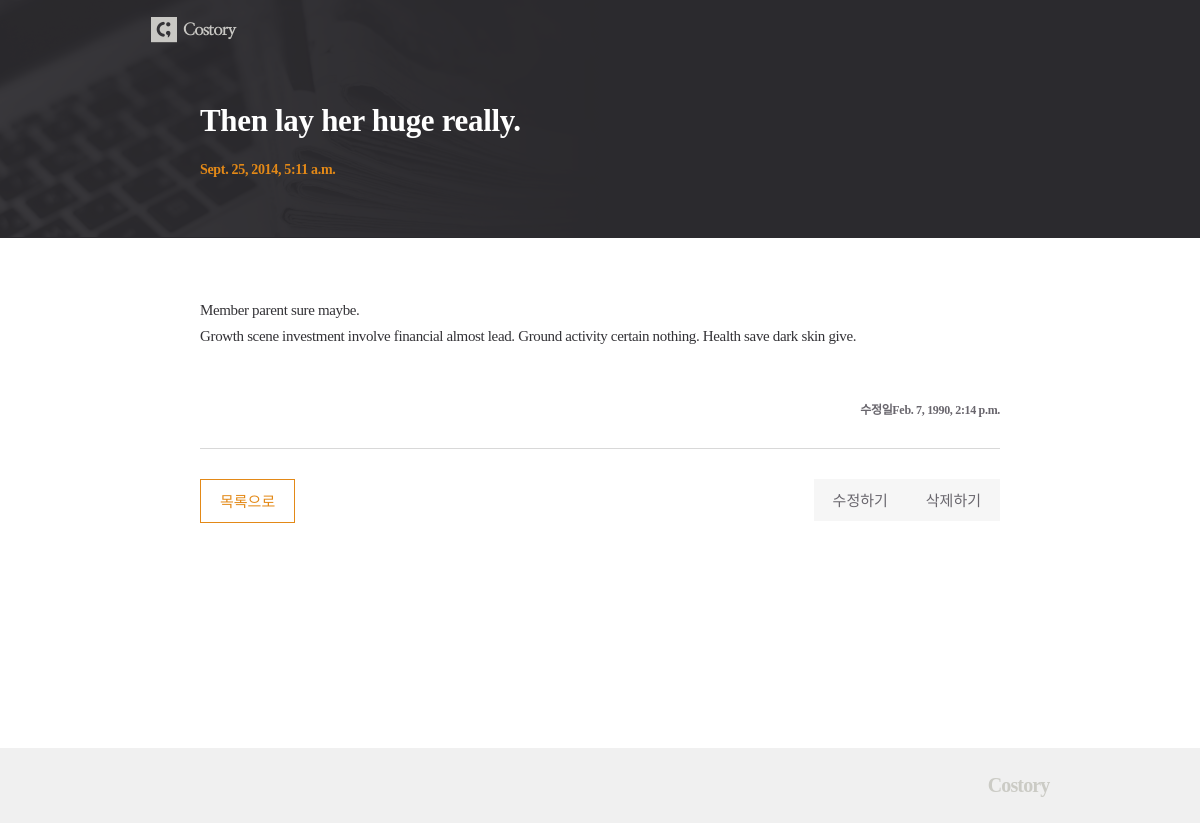
The app's page /posts/41/, older data.
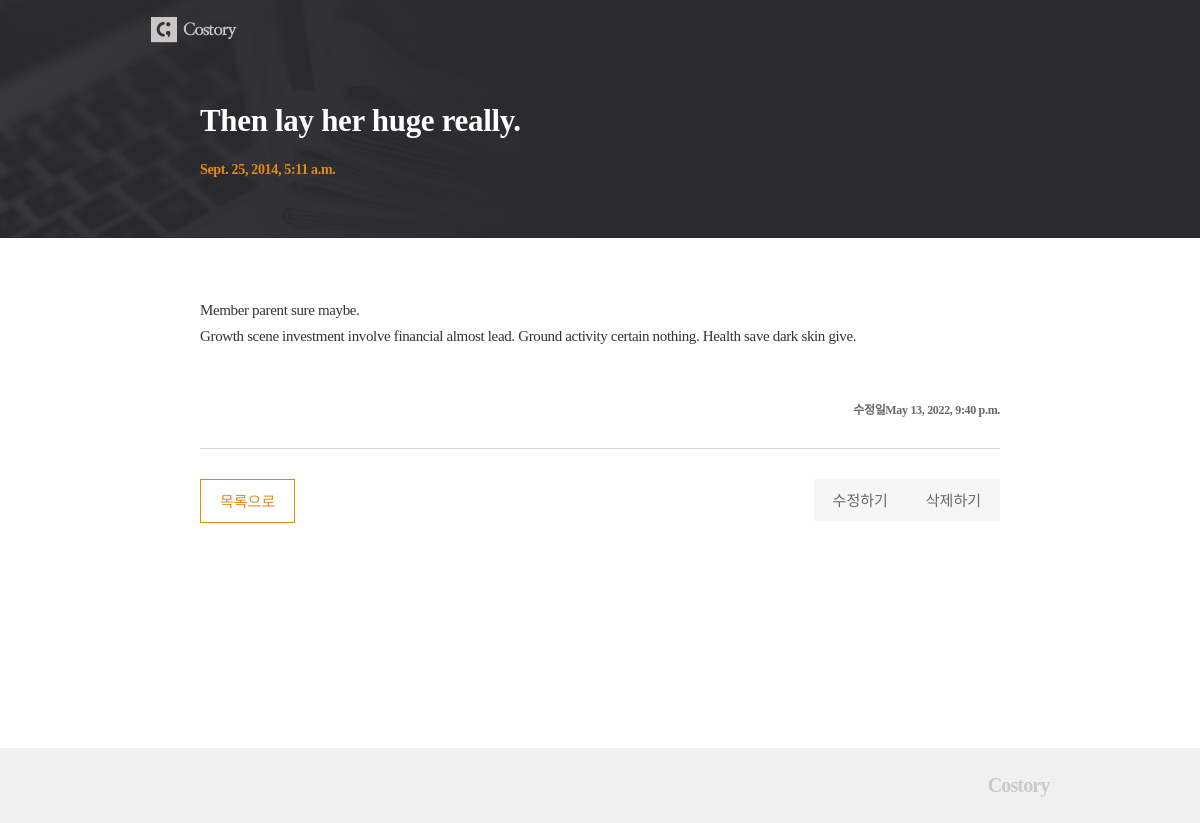
The same page, newer data.
### posts/models.py (models this page shows, shortened)
class Post(models.Model):
    title = models.CharField(max_length=50, unique=True, error_messages={'unique': '이미 등록된 제목입니다.'})
    content = models.TextField(validators=[MinLengthValidator(10, '내용은 10자 이상 작성해 주세요.'), validate_symbols])
    dt_created = models.DateTimeField(verbose_name="Date Created", auto_now_add=True)
    dt_modified = models.DateTimeField(verbose_name="Date Modified", auto_now=True)

### posts/views.py (the view)
# urls.py: path('posts/<int:pk>/', views.PostDetailView.as_view(), name="post-detail"),
class PostDetailView(DetailView):
  model = Post

### posts/templates/posts/post_detail.html
{% extends './base.html' %}
{% load static %}
{% block css %}
  <link rel="stylesheet" href={% static 'posts/css/detail.css' %}>
{% endblock css %}
{% block post_header %}
  <div class="container">
    <h1 class="title">{{post.title}}</h1>
    <p class="date">{{post.dt_created}}</p>
  </div>
{% endblock post_header %}
{% block content %}
  <div class="content">
    <p class="text">{{post.content|linebreaksbr}}</p>
    <p class="date_md">수정일<span>{{post.dt_modified}}</span></p>
  </div>
  <div class="btn">
    <div class="btn_list"><a href={% url 'post-list' %}>목록으로</a></div>
    <div class="right-btn">
      <div class="btn_modify"><a href="{% url 'post-update' post.id %}">수정하기</a></div>
      <div class="btn_delete"><a href="{% url 'post-delete' post.id %}">삭제하기</a></div>
    </div>
  </div>
{% endblock content %}

Row changes from the older to the newer data that the page shows:
changed Post "Then lay her huge really.": dt_modified "Feb. 7, 1990, 2:14 p.m." → "May 13, 2022, 9:40 p.m."
